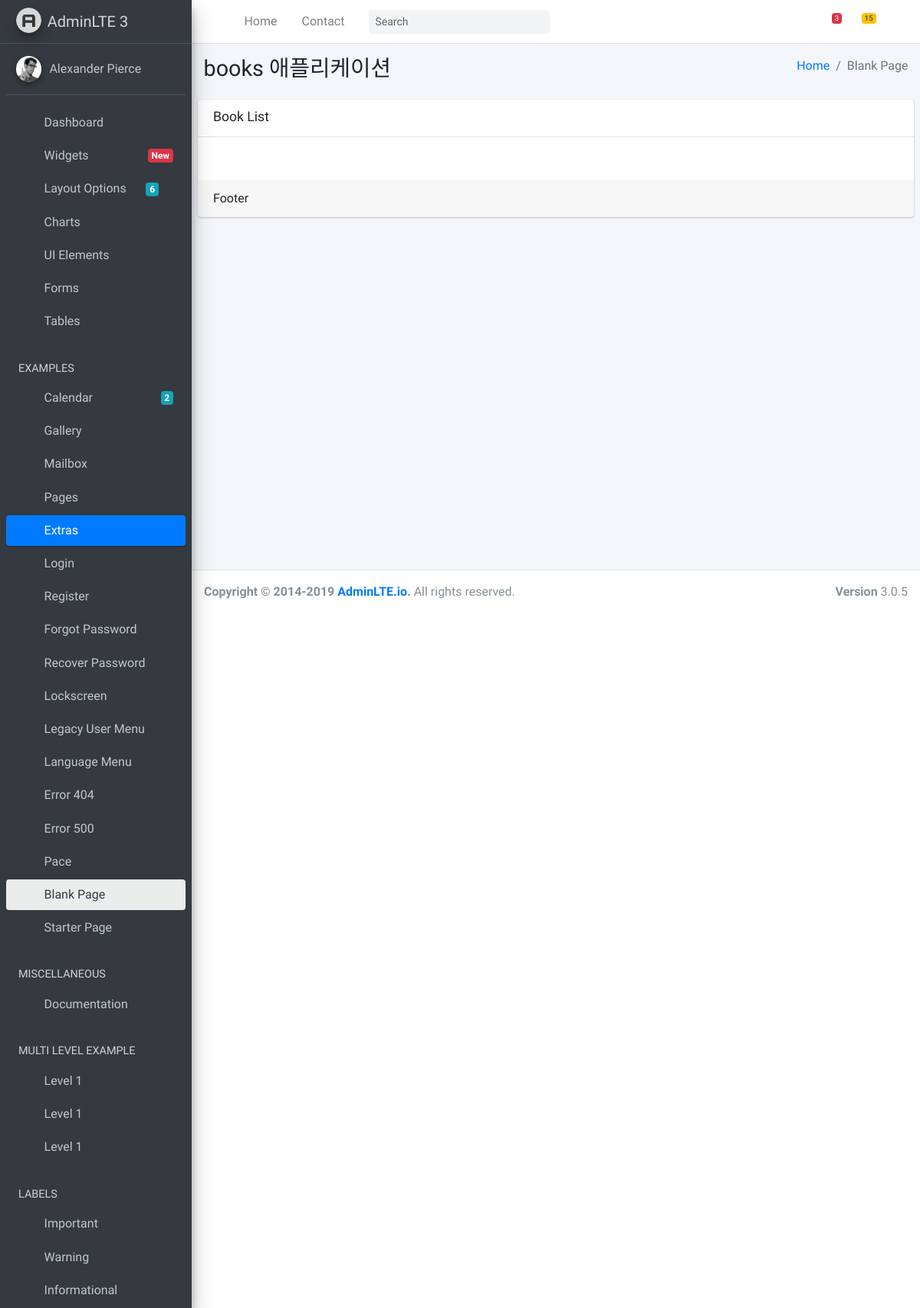
/books/book/, run on an earlier commit of the app's database.
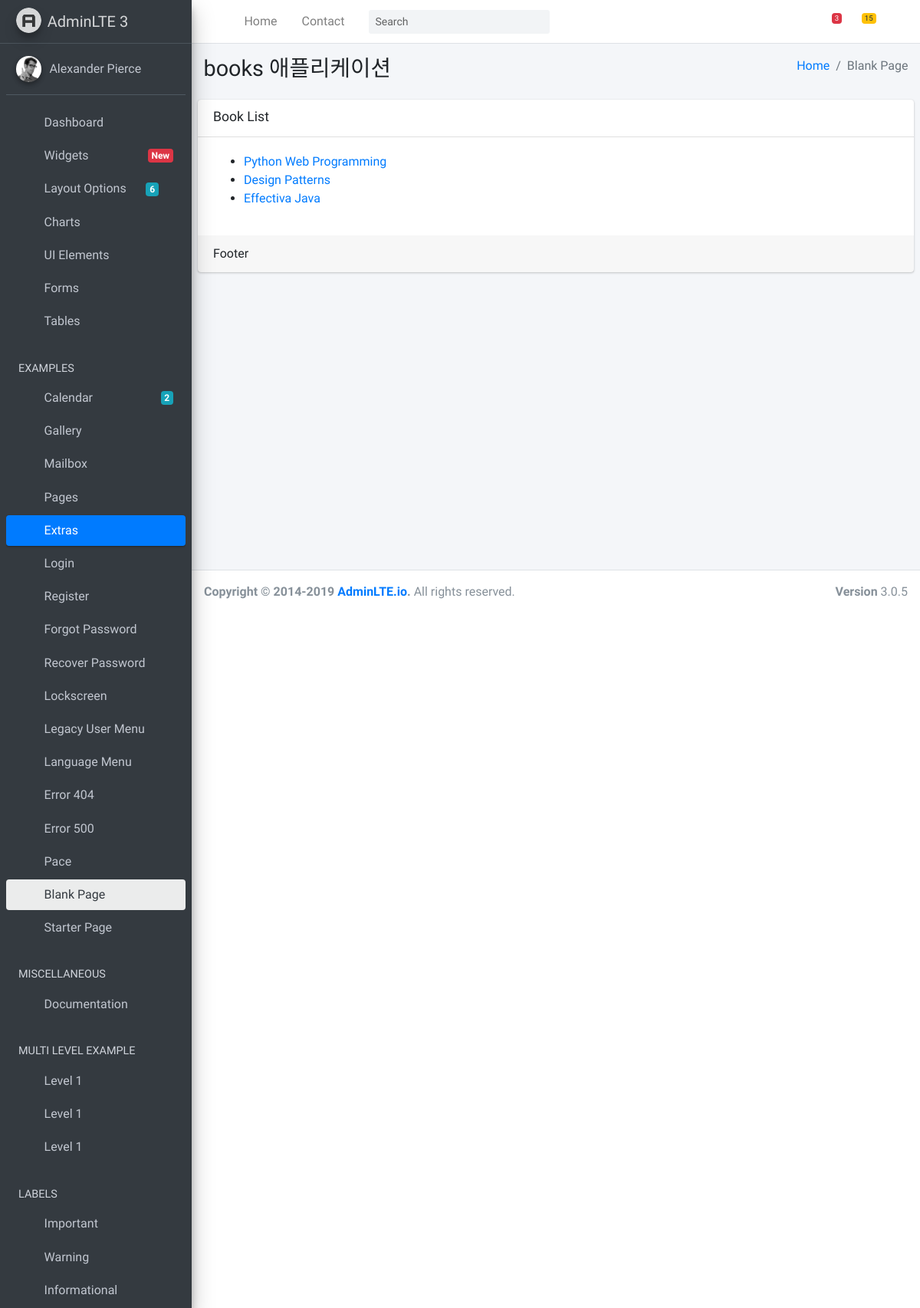
And on a later commit of the database.
### books/models.py (models this page shows, shortened)
class Book(models.Model):
    title = models.CharField(max_length=100)
    authors = models.ManyToManyField('Author')
    publisher = models.ForeignKey('Publisher', on_delete=models.CASCADE)
    publication_date = models.DateField()

### books/views.py (the view)
# urls.py: path('book/', views.BookList.as_view(), name='book_list'),
class BookList(ListView):
    model = Book

### books/templates/books/book_list.html
{% extends "base.html" %}
{% block content %}
  <div class="content-wrapper">
    <section class="content-header">
      <div class="container-fluid">
        <div class="row mb-2">
          <div class="col-sm-6">
            <h1>books 애플리케이션</h1>
          </div>
          <div class="col-sm-6">
            <ol class="breadcrumb float-sm-right">
              <li class="breadcrumb-item"><a href="#">Home</a></li>
              <li class="breadcrumb-item active">Blank Page</li>
            </ol>
          </div>
        </div>
      </div>
    </section>
    <section class="content">
      <div class="card">
        <div class="card-header">
          <h3 class="card-title">Book List</h3>
          <div class="card-tools">
            <button type="button" class="btn btn-tool" data-card-widget="collapse" data-toggle="tooltip" title="Collapse">
              <i class="fas fa-minus"></i></button>
            <button type="button" class="btn btn-tool" data-card-widget="remove" data-toggle="tooltip" title="Remove">
              <i class="fas fa-times"></i></button>
          </div>
        </div>
        <div class="card-body">
          <ul>
            {% for book in object_list %}
                <li><a href="{% url 'books:book_detail' book.id %}">{{ book.title }}</a></li>
            {% endfor %}
          </ul>
        </div>
        <div class="card-footer">
          Footer
        </div>
      </div>
    </section>
  </div>
{% endblock content %}

### templates/base.html (shortened to what this page needs)
{% load static %}
<!DOCTYPE html>
<html>
<head>
  <link rel="stylesheet" href="{% static 'plugins/fontawesome-free/css/all.min.css' %}">
  <link rel="stylesheet" href="https://code.ionicframework.com/ionicons/2.0.1/css/ionicons.min.css">
  <link rel="stylesheet" href="{% static 'dist/css/adminlte.min.css' %}">
</head>
<body class="hold-transition sidebar-mini">
<div class="wrapper">
  <nav class="main-header navbar navbar-expand navbar-white navbar-light">
    <ul class="navbar-nav">
      <li class="nav-item">
        <a class="nav-link" data-widget="pushmenu" href="#" role="button"><i class="fas fa-bars"></i></a>
      </li>
      <li class="nav-item d-none d-sm-inline-block">
        <a href="../../index3.html" class="nav-link">Home</a>
      </li>
      <li class="nav-item d-none d-sm-inline-block">
        <a href="#" class="nav-link">Contact</a>
      </li>
    </ul>
    <form class="form-inline ml-3">
      <div class="input-group input-group-sm">
        <input class="form-control form-control-navbar" type="search" placeholder="Search" aria-label="Search">
        <div class="input-group-append">
          <button class="btn btn-navbar" type="submit">
            <i class="fas fa-search"></i>
          </button>
        </div>
      </div>
    </form>
    <ul class="navbar-nav ml-auto">
      <li class="nav-item dropdown">
        <a class="nav-link" data-toggle="dropdown" href="#">
          <i class="far fa-comments"></i>
          <span class="badge badge-danger navbar-badge">3</span>
        </a>
      </li>
      <li class="nav-item dropdown">
        <a class="nav-link" data-toggle="dropdown" href="#">
          <span class="badge badge-warning navbar-badge">15</span>
        </a>
      </li>
      <li class="nav-item">
        <a class="nav-link" data-widget="control-sidebar" data-slide="true" href="#" role="button">
          <i class="fas fa-th-large"></i>
        </a>
      </li>
    </ul>
  </nav>
  <aside class="main-sidebar sidebar-dark-primary elevation-4">
    <a href="../../index3.html" class="brand-link">
      <img src="{% static 'dist/img/AdminLTELogo.png' %}"
           alt="AdminLTE Logo"
           class="brand-image img-circle elevation-3"
           style="opacity: .8">
      <span class="brand-text font-weight-light">AdminLTE 3</span>
    </a>
    <div class="sidebar">
      <div class="user-panel mt-3 pb-3 mb-3 d-flex">
        <div class="image">
          <img src="{% static 'dist/img/user2-160x160.jpg' %}" class="img-circle elevation-2" alt="User Image">
        </div>
        <div class="info">
          <a href="#" class="d-block">Alexander Pierce</a>
        </div>
      </div>
      <nav class="mt-2">
        <ul class="nav nav-pills nav-sidebar flex-column" data-widget="treeview" role="menu" data-accordion="false">
          <li class="nav-item has-treeview">
            <a href="#" class="nav-link">
              <i class="nav-icon fas fa-tachometer-alt"></i>
              <p>
                Dashboard
                <i class="right fas fa-angle-left"></i>
              </p>
            </a>
          </li>
          <li class="nav-item">
            <a href="../widgets.html" class="nav-link">
              <i class="nav-icon fas fa-th"></i>
              <p>
                Widgets
                <span class="right badge badge-danger">New</span>
              </p>
            </a>
          </li>
          <li class="nav-item has-treeview">
            <a href="#" class="nav-link">
              <i class="nav-icon fas fa-copy"></i>
              <p>
                Layout Options
                <i class="fas fa-angle-left right"></i>
                <span class="badge badge-info right">6</span>
              </p>
            </a>
          </li>
          <li class="nav-item has-treeview">
            <a href="#" class="nav-link">
              <i class="nav-icon fas fa-chart-pie"></i>
              <p>
                Charts
                <i class="right fas fa-angle-left"></i>
              </p>
            </a>
          </li>
          <li class="nav-item has-treeview">
            <a href="#" class="nav-link">
              <i class="nav-icon fas fa-tree"></i>
              <p>
                UI Elements
                <i class="fas fa-angle-left right"></i>
              </p>
            </a>
          </li>
          <li class="nav-item has-treeview">
            <a href="#" class="nav-link">
              <i class="nav-icon fas fa-edit"></i>
              <p>
                Forms
                <i class="fas fa-angle-left right"></i>
              </p>
            </a>
          </li>
          <li class="nav-item has-treeview">
            <a href="#" class="nav-link">
              <i class="nav-icon fas fa-table"></i>
              <p>
                Tables
                <i class="fas fa-angle-left right"></i>
              </p>
            </a>
          </li>
          <li class="nav-header">EXAMPLES</li>
          <li class="nav-item">
            <a href="../calendar.html" class="nav-link">
              <i class="nav-icon far fa-calendar-alt"></i>
              <p>
                Calendar
                <span class="badge badge-info right">2</span>
              </p>
            </a>
          </li>
          <li class="nav-item">
            <a href="../gallery.html" class="nav-link">
              <i class="nav-icon far fa-image"></i>
              <p>
                Gallery
              </p>
            </a>
          </li>
          <li class="nav-item has-treeview">
            <a href="#" class="nav-link">
              <i class="nav-icon far fa-envelope"></i>
              <p>
                Mailbox
                <i class="fas fa-angle-left right"></i>
              </p>
            </a>
          </li>
          <li class="nav-item has-treeview">
            <a href="#" class="nav-link">
              <i class="nav-icon fas fa-book"></i>
              <p>
                Pages
                <i class="fas fa-angle-left right"></i>
              </p>
            </a>
          </li>
          <li class="nav-item has-treeview menu-open">
            <a href="#" class="nav-link active">
              <i class="nav-icon far fa-plus-square"></i>
              <p>
                Extras
                <i class="fas fa-angle-left right"></i>
              </p>
            </a>
            <ul class="nav nav-treeview">
              <li class="nav-item">
                <a href="../examples/login.html" class="nav-link">
                  <i class="far fa-circle nav-icon"></i>
                  <p>Login</p>
                </a>
              </li>
              <li class="nav-item">
                <a href="../examples/register.html" class="nav-link">
                  <i class="far fa-circle nav-icon"></i>
                  <p>Register</p>
                </a>
              </li>
              <li class="nav-item">
                <a href="../examples/forgot-password.html" class="nav-link">
                  <i class="far fa-circle nav-icon"></i>
                  <p>Forgot Password</p>
                </a>
              </li>
              <li class="nav-item">
                <a href="../examples/recover-password.html" class="nav-link">
                  <i class="far fa-circle nav-icon"></i>
                  <p>Recover Password</p>
                </a>
              </li>
              <li class="nav-item">
                <a href="../examples/lockscreen.html" class="nav-link">
                  <i class="far fa-circle nav-icon"></i>
                  <p>Lockscreen</p>
                </a>
              </li>
              <li class="nav-item">
                <a href="../examples/legacy-user-menu.html" class="nav-link">
                  <i class="far fa-circle nav-icon"></i>
                  <p>Legacy User Menu</p>
                </a>
              </li>
              <li class="nav-item">
                <a href="../examples/language-menu.html" class="nav-link">
                  <i class="far fa-circle nav-icon"></i>
                  <p>Language Menu</p>
                </a>
              </li>
              <li class="nav-item">
                <a href="../examples/404.html" class="nav-link">
                  <i class="far fa-circle nav-icon"></i>
                  <p>Error 404</p>
                </a>
              </li>
              <li class="nav-item">
                <a href="../examples/500.html" class="nav-link">
                  <i class="far fa-circle nav-icon"></i>
                  <p>Error 500</p>
                </a>
              </li>
              <li class="nav-item">
                <a href="../examples/pace.html" class="nav-link">
                  <i class="far fa-circle nav-icon"></i>
                  <p>Pace</p>
                </a>
              </li>
              <li class="nav-item">
                <a href="../examples/blank.html" class="nav-link active">
                  <i class="far fa-circle nav-icon"></i>
                  <p>Blank Page</p>
                </a>
              </li>
              <li class="nav-item">
                <a href="../../starter.html" class="nav-link">
                  <i class="far fa-circle nav-icon"></i>
                  <p>Starter Page</p>
                </a>
              </li>
            </ul>
          </li>
          <li class="nav-header">MISCELLANEOUS</li>
          <li class="nav-item">
            <a href="https://adminlte.io/docs/3.0" class="nav-link">
              <i class="nav-icon fas fa-file"></i>
              <p>Documentation</p>
            </a>
          </li>
          <li class="nav-header">MULTI LEVEL EXAMPLE</li>
          <li class="nav-item">
            <a href="#" class="nav-link">
              <i class="fas fa-circle nav-icon"></i>
              <p>Level 1</p>
            </a>
          </li>
          <li class="nav-item has-treeview">
            <a href="#" class="nav-link">
              <i class="nav-icon fas fa-circle"></i>
              <p>
                Level 1
                <i class="right fas fa-angle-left"></i>
              </p>
            </a>
          </li>
          <li class="nav-item">
            <a href="#" class="nav-link">
              <i class="fas fa-circle nav-icon"></i>
              <p>Level 1</p>
            </a>
          </li>
          <li class="nav-header">LABELS</li>
          <li class="nav-item">
            <a href="#" class="nav-link">
              <i class="nav-icon far fa-circle text-danger"></i>
              <p class="text">Important</p>
            </a>
          </li>
          <li class="nav-item">
            <a href="#" class="nav-link">
              <i class="nav-icon far fa-circle text-warning"></i>
              <p>Warning</p>
            </a>
          </li>
          <li class="nav-item">
            <a href="#" class="nav-link">
              <i class="nav-icon far fa-circle text-info"></i>
              <p>Informational</p>
            </a>
          </li>
        </ul>
      </nav>
    </div>
  </aside>
  {% block content %}{% endblock %}
  <footer class="main-footer">
    <div class="float-right d-none d-sm-block">
      <b>Version</b> 3.0.5
    </div>
    <strong>Copyright &copy; 2014-2019 <a href="http://adminlte.io">AdminLTE.io</a>.</strong> All rights
    reserved.
  </footer>
</div>
</body>
</html>

What changed in the data, as far as the page shows it:
added Book: title "Python Web Programming"
added Book: title "Design Patterns"
added Book: title "Effectiva Java"
